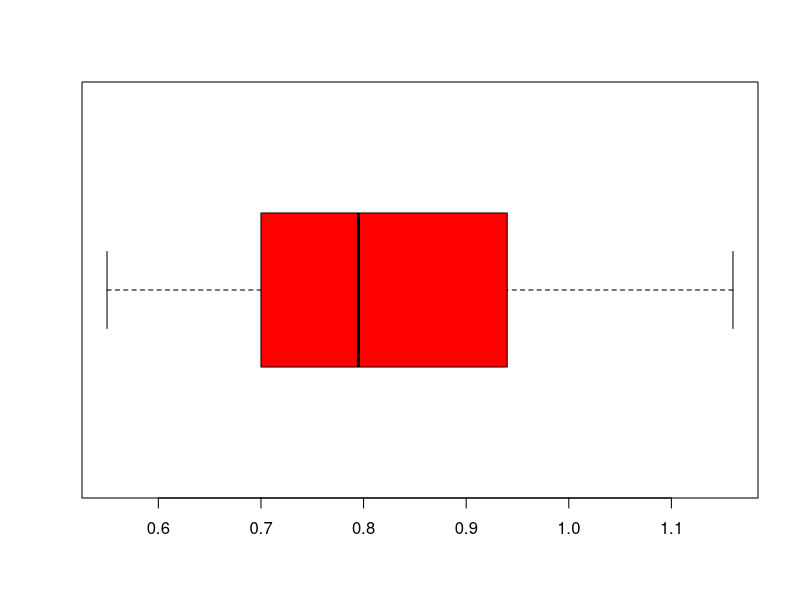
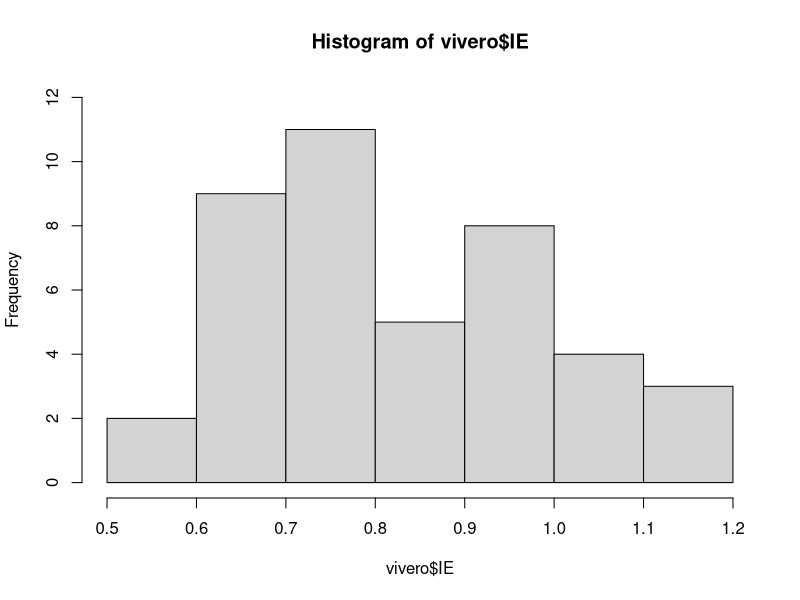

These charts were generated, in order, by the following R code:
# J_Garcia
# 09/02/2022
# Sesion Semana 4 Sala de computo

setwd("C:/Users/Usuario/Documents/R Jackelin Garcia/J_Garcia_Principios_Estadistica_2022/Clases")
# Importar datos ----------------------------------------------------------

vivero <- read.csv("BD_vivero.csv" , header = TRUE)
 

# Estadística descriptiva -------------------------------------------------

# Medidas de tendencia central
 
mean(vivero$IE)
median(vivero$IE)
range(vivero$IE)
fivenum(vivero$IE)
boxplot(vivero$IE , horizontal = TRUE , col= "red")   
hist(vivero$IE , ylim = c(0,12))
  
table(vivero$IE)
ftable(vivero$IE)
frec <- table(vivero$IE)     